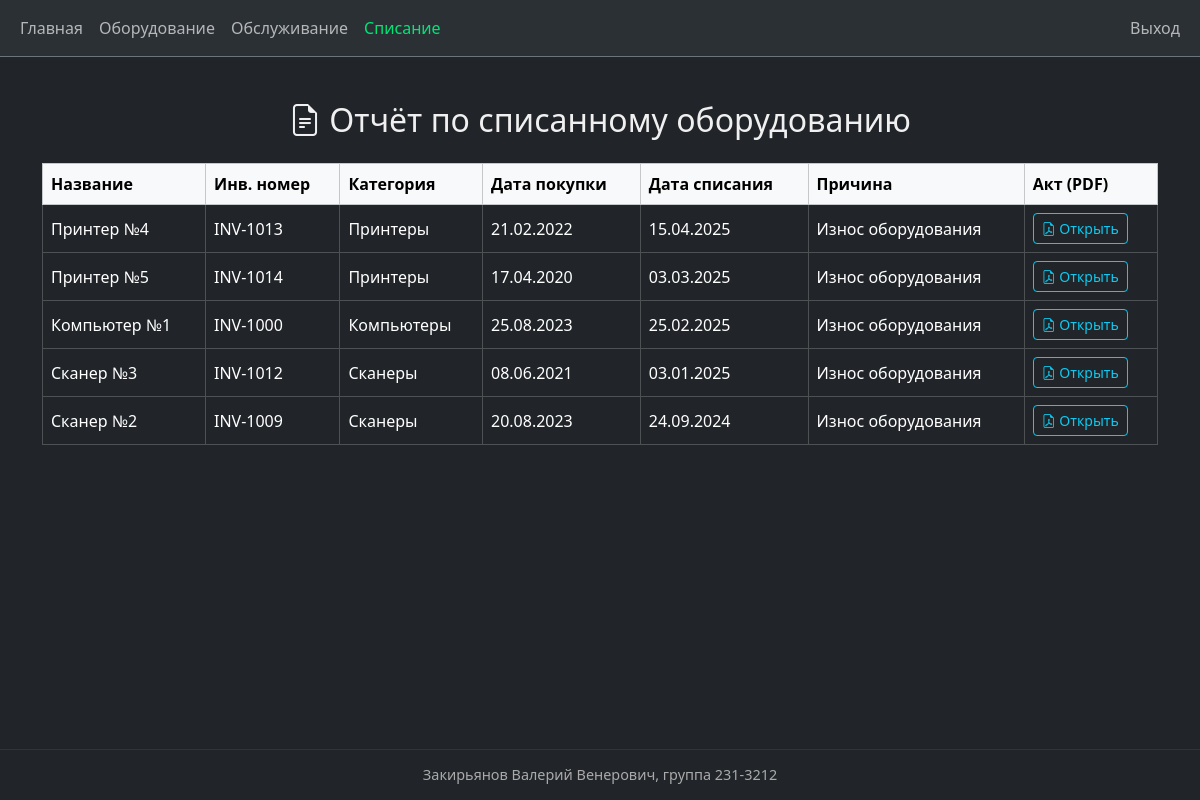
The app's page /disposal/ (signed in) with its own data.
### app/models.py (models this page shows)
class Disposal(db.Model):
    id = db.Column(db.Integer, primary_key=True)
    equipment_id = db.Column(db.Integer, db.ForeignKey('equipment.id'), nullable=False)
    reason = db.Column(db.Text, nullable=False)
    disposal_date = db.Column(db.Date, default=datetime.utcnow, nullable=False)
    pdf_filename = db.Column(db.String(128), nullable=False)

class Equipment(db.Model):
    id = db.Column(db.Integer, primary_key=True)
    name = db.Column(db.String(100), nullable=False)
    inventory_number = db.Column(db.String(50), unique=True, nullable=False)
    category_id = db.Column(db.Integer, db.ForeignKey('category.id'), nullable=False)
    purchase_date = db.Column(db.Date, nullable=False)
    price = db.Column(db.Numeric(10, 2), nullable=False)
    status = db.Column(db.Enum('active', 'repair', 'disposed', name='status_enum'), nullable=False)
    note = db.Column(db.Text)
    image_id = db.Column(db.Integer, db.ForeignKey('image.id'))
    maintenance = db.relationship('Maintenance', backref='equipment', cascade="all, delete")
    disposal = db.relationship('Disposal', backref='equipment', uselist=False, cascade="all, delete")
    responsibles = db.relationship('User', secondary=roles, backref='assigned_equipment')

class Category(db.Model):
    id = db.Column(db.Integer, primary_key=True)
    name = db.Column(db.String(64), nullable=False)
    description = db.Column(db.Text)
    equipment = db.relationship('Equipment', backref='category', lazy=True)

### app/routes/disposal.py (the view)
@bp.route('/')
@login_required
def disposal_report():
    if current_user.role != 'admin':
        flash('У вас недостаточно прав для просмотра отчёта.', 'danger')
        return redirect(url_for('equipment.list_equipment'))
    disposals = Disposal.query.join(Equipment).order_by(Disposal.disposal_date.desc()).all()
    return render_template('disposal_report.html', disposals=disposals, active='disposal')

### app/__init__.py (called while the page is built)
def create_app():
    app = Flask(__name__, static_folder='../static')
    app.config['SECRET_KEY'] = os.getenv('SECRET_KEY', 'devsecret')
    app.config['SQLALCHEMY_DATABASE_URI'] = os.getenv('DATABASE_URL', 'sqlite:///equipment.db')
    app.config['SQLALCHEMY_TRACK_MODIFICATIONS'] = False
    app.config['UPLOAD_FOLDER'] = 'static/uploads/'
    app.config['DISPOSAL_FOLDER'] = os.path.join(app.root_path, 'static', 'disposals')
    db.init_app(app)
    Migrate(app, db)
    csrf.init_app(app)
    login_manager.init_app(app)
    from app.routes import equipment, auth, disposal, maintenance
    app.register_blueprint(equipment.bp)
    app.register_blueprint(auth.bp)
    app.register_blueprint(disposal.bp)
    app.register_blueprint(maintenance.bp)
    @login_manager.user_loader
    def load_user(user_id):
        return User.query.get(int(user_id))
    return app

### app/templates/disposal_report.html (shortened to what this page needs)
{% extends 'base.html' %}
{% block content %}
<h2 class="text-center mb-4">
    <i class="bi bi-file-earmark-text"></i> Отчёт по списанному оборудованию
</h2>
<table class="table table-dark table-hover table-bordered align-middle">
    <thead class="table-light">
        <tr>
            <th>Название</th>
            <th>Инв. номер</th>
            <th>Категория</th>
            <th>Дата покупки</th>
            <th>Дата списания</th>
            <th>Причина</th>
            <th>Акт (PDF)</th>
        </tr>
    </thead>
    <tbody>
        {% for entry in disposals %}
        <tr>
            <td>{{ entry.equipment.name }}</td>
            <td>{{ entry.equipment.inventory_number }}</td>
            <td>{{ entry.equipment.category.name }}</td>
            <td>{{ entry.equipment.purchase_date.strftime('%d.%m.%Y') }}</td>
            <td>{{ entry.disposal_date.strftime('%d.%m.%Y') }}</td>
            <td>{{ entry.reason }}</td>
            <td>
                <a href="{{ url_for('static', filename='disposals/' + entry.pdf_filename) }}" class="btn btn-sm btn-outline-info" target="_blank">
                    <i class="bi bi-file-earmark-pdf"></i> Открыть
                </a>
            </td>
        </tr>
        {% else %}
        <tr>
            <td colspan="7" class="text-center text-muted">Списанное оборудование отсутствует</td>
        </tr>
        {% endfor %}
    </tbody>
</table>
{% endblock %}

### app/templates/base.html (style rules this page uses)
html, body { height: 100%; margin: 0; }
body { display: flex; flex-direction: column; color: #f0f0f0; }

### records on screen
Disposal: equipment.name "Принтер №4", equipment.inventory_number "INV-1013", equipment.category.name "Принтеры", equipment.purchase_date "21.02.2022", disposal_date "15.04.2025", reason "Износ оборудования"
Disposal: equipment.name "Принтер №5", equipment.inventory_number "INV-1014", equipment.category.name "Принтеры", equipment.purchase_date "17.04.2020", disposal_date "03.03.2025", reason "Износ оборудования"
Disposal: equipment.name "Компьютер №1", equipment.inventory_number "INV-1000", equipment.category.name "Компьютеры", equipment.purchase_date "25.08.2023", disposal_date "25.02.2025", reason "Износ оборудования"
Disposal: equipment.name "Сканер №3", equipment.inventory_number "INV-1012", equipment.category.name "Сканеры", equipment.purchase_date "08.06.2021", disposal_date "03.01.2025", reason "Износ оборудования"
Disposal: equipment.name "Сканер №2", equipment.inventory_number "INV-1009", equipment.category.name "Сканеры", equipment.purchase_date "20.08.2023", disposal_date "24.09.2024", reason "Износ оборудования"
